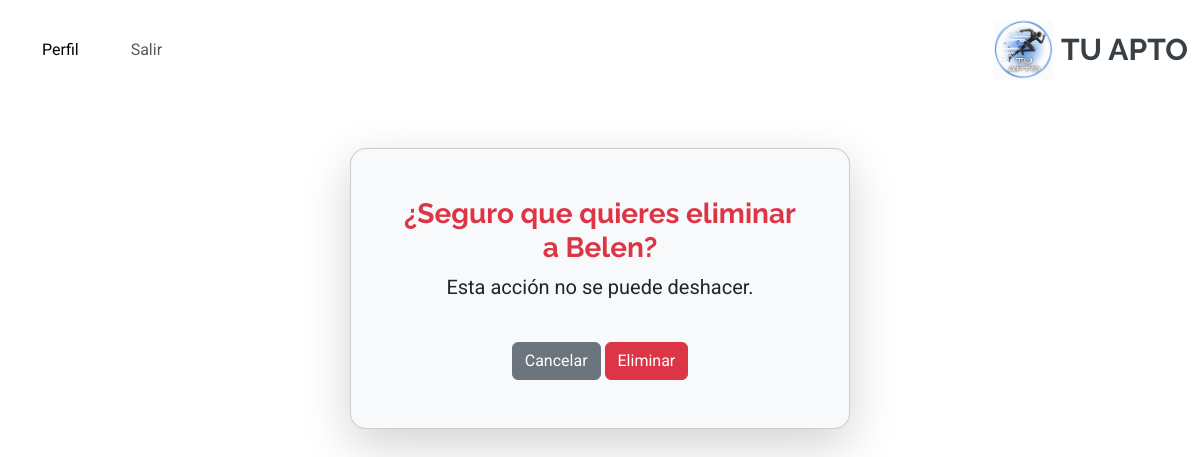
The page /estudiante/eliminar_estudiante/2/ (signed in) on the database as committed earlier.
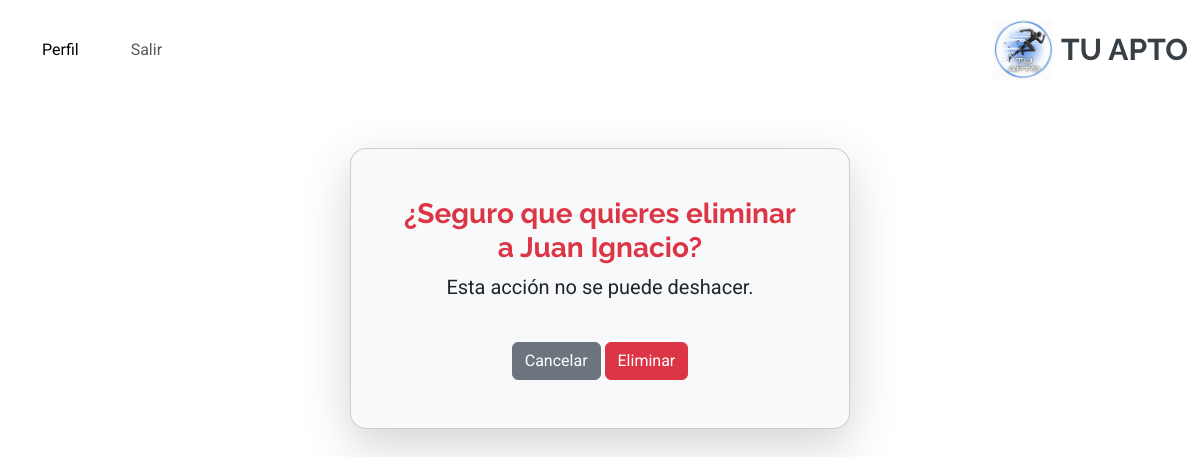
The same page on the database as committed later.
### estudiante/models.py (models this page shows, shortened)
class Estudiante(models.Model):
    SEXO_CHOICES = [
        ('M', 'Masculino'),
        ('F', 'Femenino'),
        ('O', 'Otro'),
    ]
    nombre= models.CharField(max_length=30, blank=True, null=True)
    apellido= models.CharField(max_length=30, blank=True, null=True)
    fecha_nacimiento= models.DateField(blank=True, null=True)
    tutor = models.ForeignKey(Tutor, on_delete=models.CASCADE, related_name='estudiantes')
    dni=  models.CharField(max_length=15, blank=True, null=True)
    domicilio = models.CharField(max_length=255, blank=True, null=True)
    telefono = models.CharField(max_length=15, blank=True, null=True)
    sexo=models.CharField(max_length=1, choices=SEXO_CHOICES, blank=True, null=True)
    localidad = models.CharField(max_length=100, blank=True, null=True)
    lugar_nacimiento = models.CharField(max_length=100, blank=True, null=True)

### estudiante/views.py (the view)
# urls.py: path('eliminar_estudiante/<int:estudiante_id>/', views.eliminar_estudiante, name='eliminar_estudiante'),
@login_required
def eliminar_estudiante(request, estudiante_id):
    estudiante = get_object_or_404(Estudiante, id=estudiante_id)
    if request.method == "POST":
        estudiante.delete()
        messages.success(request, "Estudiante eliminado con éxito.")
        return redirect('listar_estudiantes')  # Redirigir a la lista de estudiantes
    return render(request, 'estudiante/eliminar_estudiante.html', {'estudiante': estudiante})

### estudiante/templates/estudiante/eliminar_estudiante.html (shortened to what this page needs)
{% extends 'core/base.html' %}
{% load static %}
{% block content %}
<div class="container mt-5">
    <div class="card shadow-lg p-5 bg-light rounded-4 mx-auto text-center" style="max-width: 500px;">
        <h3 class="text-danger fw-bold">¿Seguro que quieres eliminar a {{ estudiante.nombre }}?</h3>
        <p class="fs-5">Esta acción no se puede deshacer.</p>
        <form method="POST">
            <div class="mt-4">
                <a href="{% url 'listar_estudiantes' %}" class="btn btn-secondary">Cancelar</a>
                <button type="submit" class="btn btn-danger">Eliminar</button>
            </div>
        </form>
    </div>
</div>
{% endblock %}

Rows that differ between the two databases and show on the page:
changed Estudiante: nombre "Belen" → "Juan Ignacio"
